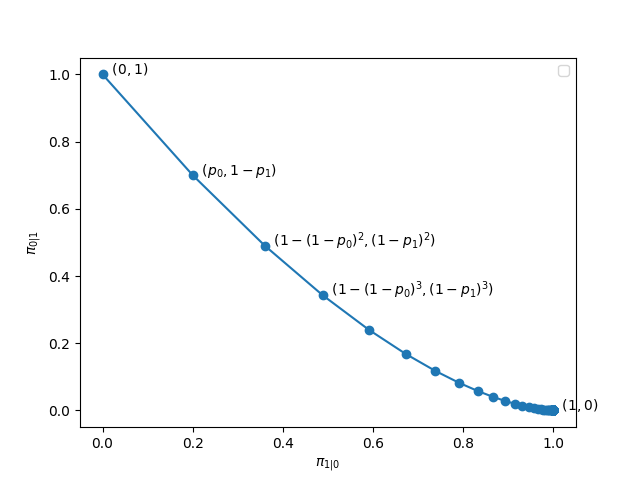

Source code (Python):
import matplotlib.pyplot as plt

def addPoint(x, y, label):
	if label=='none':
		label='$('+str(x)+', '+str(y)+')$'
	plt.annotate('  '+label, xy=(x, y))

p0, p1=0.2, 0.3
pt=[]
for i in range(10000):
	pt.append([1-(1-p0)**i, (1-p1)**i])
pt.sort()
plt.plot([i[0] for i in pt], [i[1] for i in pt], marker='o')
addPoint(0, 1, 'none')
addPoint(p0, 1-p1, '$(p_0, 1-p_1)$')
addPoint(1-(1-p0)**2, (1-p1)**2, '$(1-(1-p_0)^2, (1-p_1)^2)$')
addPoint(1-(1-p0)**3, (1-p1)**3, '$(1-(1-p_0)^3, (1-p_1)^3)$')
addPoint(1, 0, 'none')
plt.xlabel('$\pi_{1|0}$')
plt.ylabel('$\pi_{0|1}$')
plt.legend()
plt.savefig('1b.png')
plt.show()
